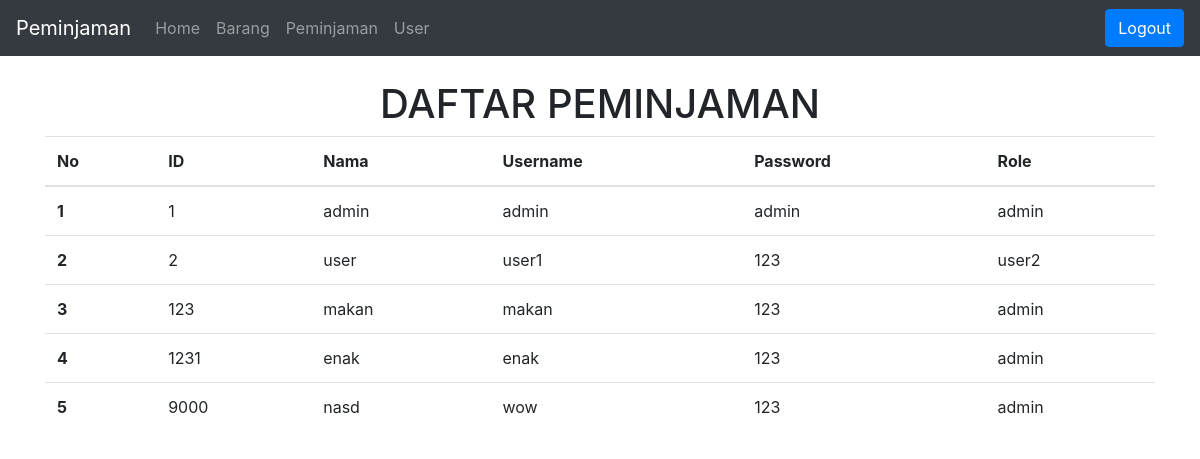
Before: /user.php (signed in) with the older database file.
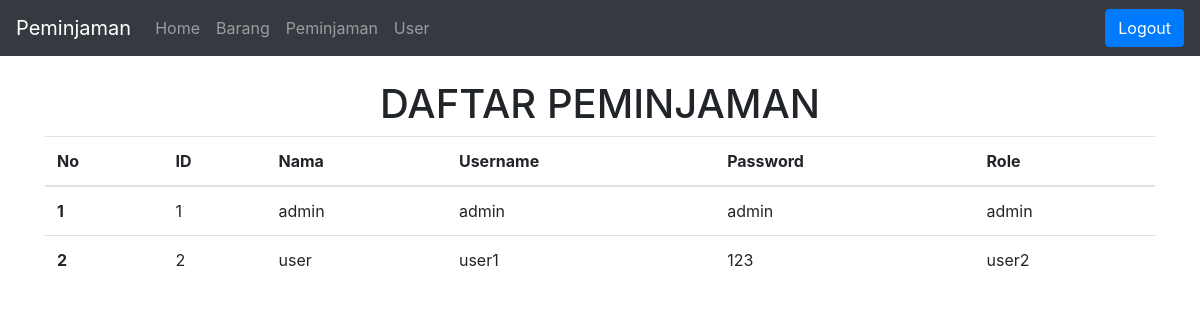
After: the same page with the newer database file.
### tables this page shows
CREATE TABLE `user` (
  `id_user` int(11) NOT NULL,
  `nama_user` varchar(100) NOT NULL,
  `username` varchar(100) NOT NULL,
  `password` varchar(25) NOT NULL,
  `role` varchar(10) NOT NULL
);

### database.php (called while the page is built, shortened)
<?php
$host = "localhost";
$user = "root";
$pass = "";
$dbname = "sas";
$koneksi = mysqli_connect($host, $user, $pass, $dbname) or die("Gagal terhubung dengan database " . mysqli_error($koneksi));
function tampildata1($tablename)
{
    global $koneksi;
    $hasil = mysqli_query($koneksi, "select * from $tablename");
    $rows = [];
    while ($row = mysqli_fetch_assoc($hasil)) {
        $rows[] = $row;
    }
    return $rows;
}
?>

### user.php (the view, shortened to what this page needs)
<?php
require_once('database.php');
$data = tampildata1('user');
$nomor = 0;
?>
<!doctype html>
<html lang="en">
<head>
    <link rel="stylesheet" href="https://cdn.jsdelivr.net/npm/bootstrap@4.6.2/dist/css/bootstrap.min.css"
>
</head>
<body>
    <?php
    if ($_SESSION['status'] <> "login") {
        header("location:login.php?msg=belum_login");
    } else {
        require('navbar.php');
    }
    ?>
    <div class="container">
        <center>
            <h1>DAFTAR PEMINJAMAN</h1>
        </center>
        <table class="table">
            <thead>
                <tr>
                    <th scope="col">No</th>
                    <th scope="col">ID</th>
                    <th scope="col">Nama</th>
                    <th scope="col">Username</th>
                    <th scope="col">Password</th>
                    <th scope="col">Role</th>
                </tr>
            </thead>
            <tbody>
                <?php foreach ($data as $item): ?>
                    <?php $nomor++; ?>
                    <tr>
                        <th scope="row">
                            <?php echo $nomor; ?>
                        </th>
                        <td>
                            <?php echo $item['id_user']; ?>
                        </td>
                        <td>
                            <?php echo $item['nama_user']; ?>
                        </td>
                        <td>
                            <?php echo $item['username']; ?>
                        </td>
                        <td>
                            <?php echo $item['password']; ?>
                        </td>
                        <td>
                            <?php echo $item['role']; ?>
                        </td>
                    </tr>
                <?php endforeach ?>
            </tbody>
        </table>
    </div>
</body>
</html>

### navbar.php (shortened to what this page needs)
<?php
require_once ('database.php')
  ?>
<nav class="navbar navbar-expand-lg navbar-dark bg-dark">
  <a class="navbar-brand" href="home.php">Peminjaman</a>
  <div class="collapse navbar-collapse" id="navbarTogglerDemo03">
    <ul class="navbar-nav mr-auto mt-2 mt-lg-0">
      <li class="nav-item">
        <a class="nav-link" href="home.php">Home</span></a>
      </li>
      <li class="nav-item">
        <a class="nav-link" href="barang.php">Barang</span></a>
      </li>
      <li class="nav-item">
        <a class="nav-link" href="peminjaman.php">Peminjaman <span class="sr-only">(current)</span></a>
      </li>
      <class="nav-item">
        <a class="nav-link" href="user.php">User <span class="sr-only"></span></a>
    </ul>
    <form class="form-inline my-2 my-lg-0">
      <a class="btn btn-primary" href="logout.php" role="button">Logout</a>
    </form>
  </div>
</nav>
<br>

Changed rows visible on the page:
removed user: id_user "123", nama_user "makan", username "makan", password "123", role "admin"
removed user: id_user "1231", nama_user "enak", username "enak", password "123", role "admin"
removed user: id_user "9000", nama_user "nasd", username "wow", password "123", role "admin"
